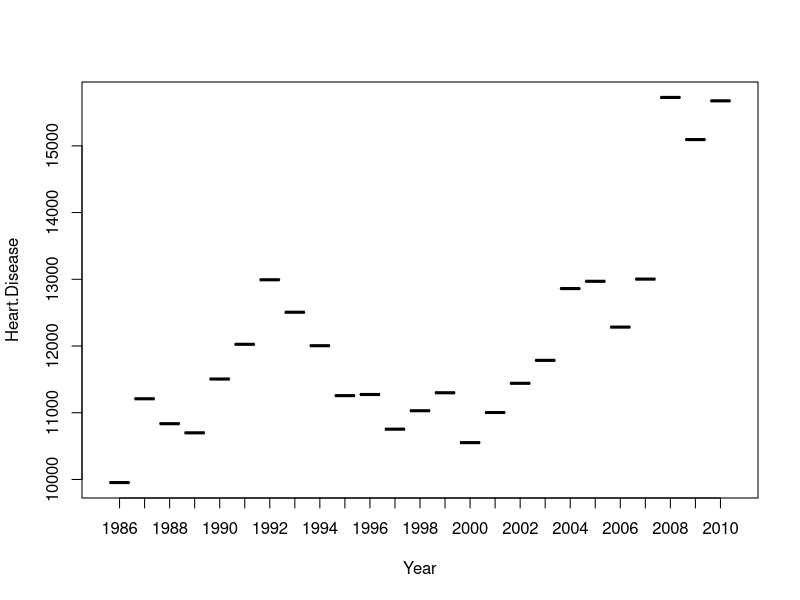
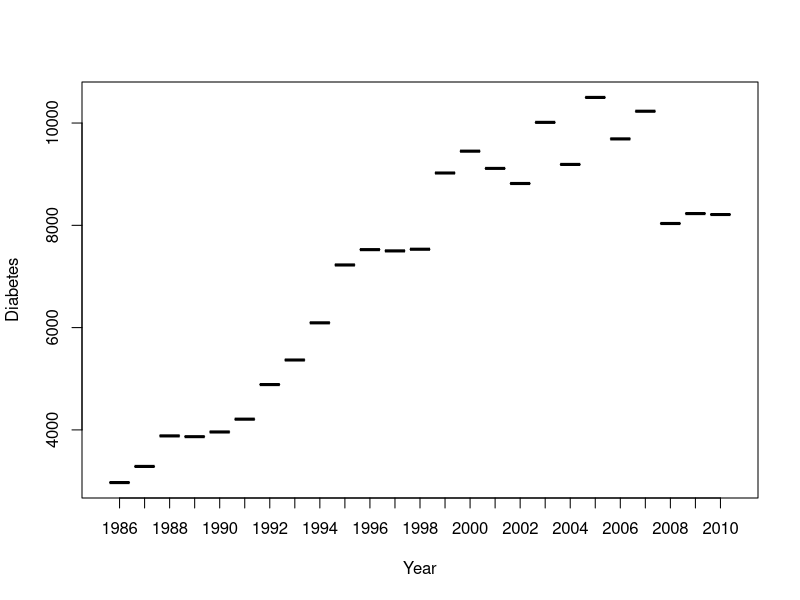
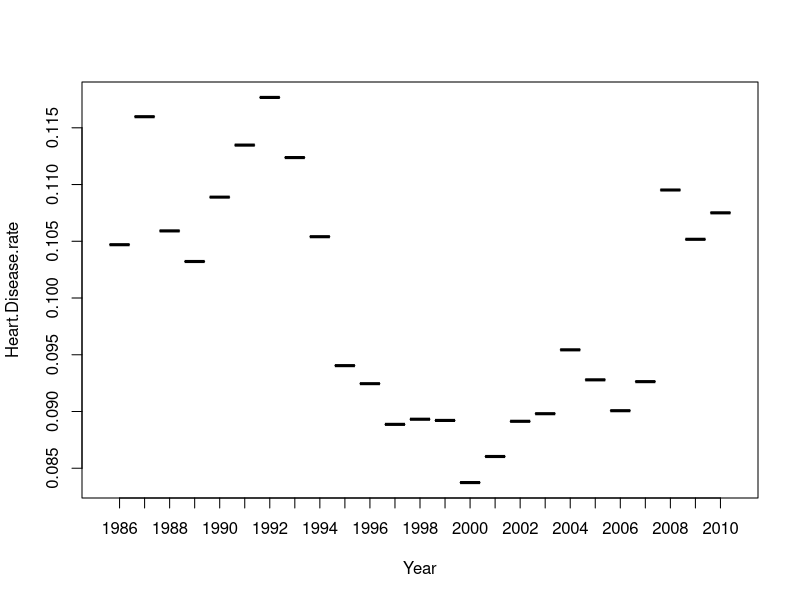
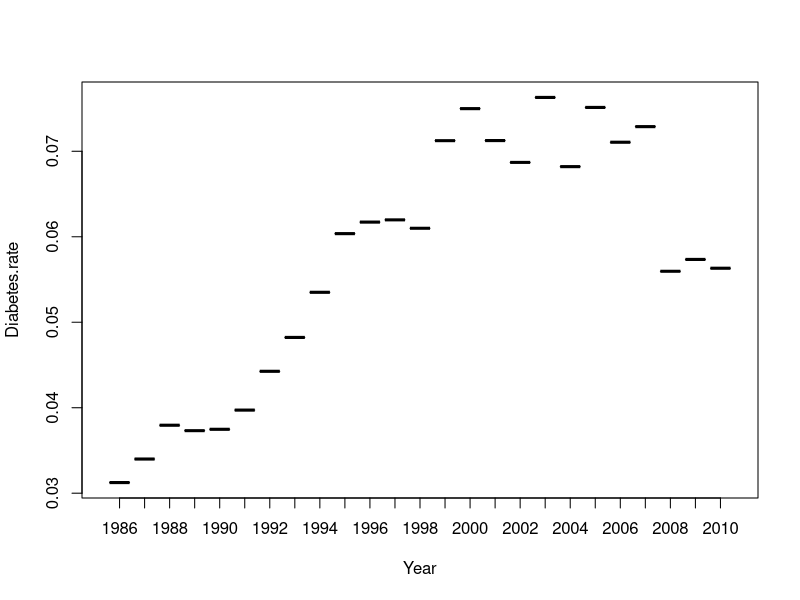
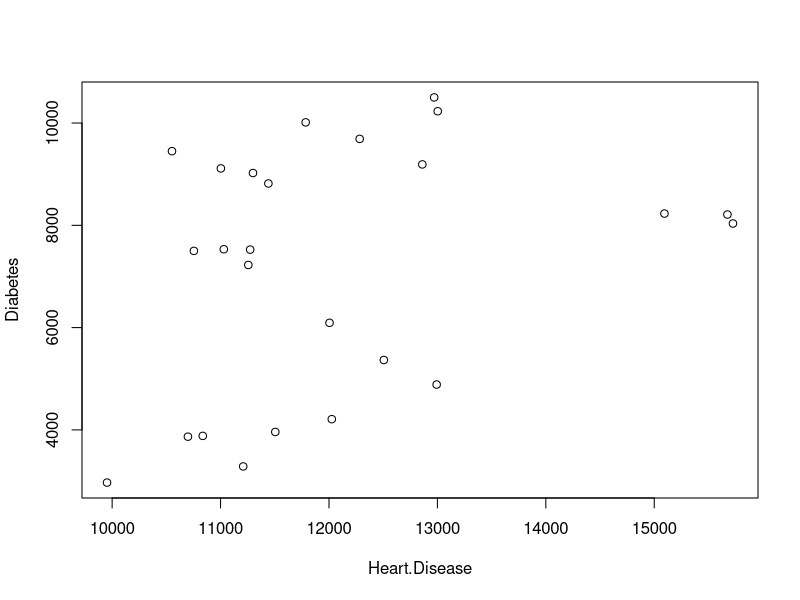
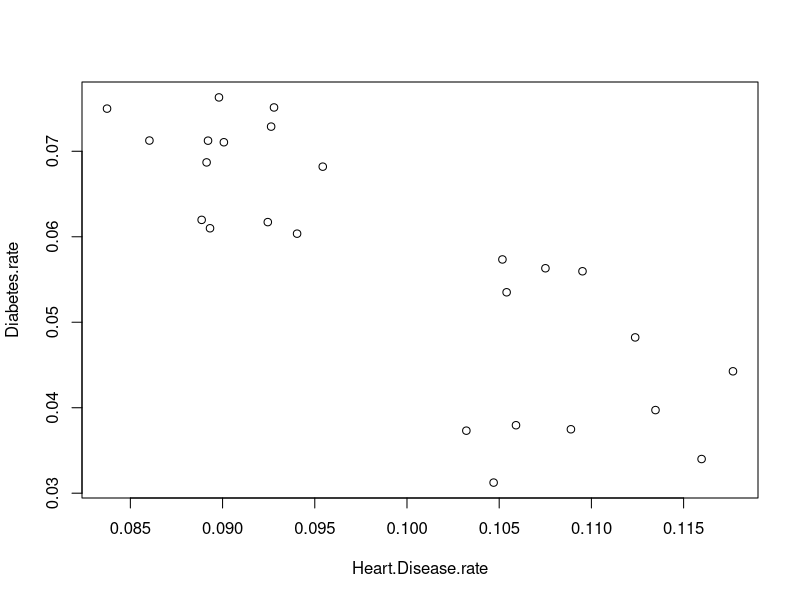

Generate these figures, in order, with R:
## ---- chunk 1
library(dplyr)
data = read.csv("Death.csv", header = T, sep = ",")
data$Year = factor(data$Year)
heartwithyear = select(data, Year, Heart.Disease)
plot(heartwithyear)
diabetewithyear = select(data, Year, Diabetes)
plot(diabetewithyear)
## ---- chunk 2
data = read.csv("Death.csv", header = T, sep = ",")
data$Year = factor(data$Year)
data$Heart.Disease.rate = data$Heart.Disease/data$Death
data$Diabetes.rate = data$Diabetes/data$Death
heartratewithyear = select(data, Year, Heart.Disease.rate)
plot(heartratewithyear)
diabeteratewithyear = select(data, Year, Diabetes.rate)
plot(diabeteratewithyear)
## ---- chunk 3
data = read.csv("Death.csv", header = T, sep = ",")
data$Year = factor(data$Year)
fatdata = select(data, Heart.Disease, Diabetes)
plot(fatdata)
## ---- chunk 4
data = read.csv("Death.csv", header = T, sep = ",")
data$Year = factor(data$Year)
data$Heart.Disease.rate = data$Heart.Disease/data$Death
data$Diabetes.rate = data$Diabetes/data$Death
fatratedata = select(data, Heart.Disease.rate, Diabetes.rate)
plot(fatratedata)
